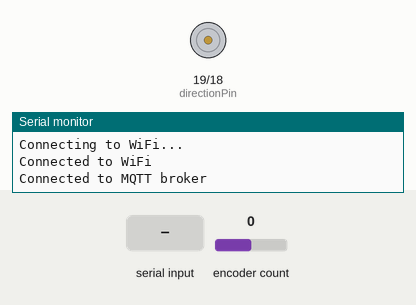
Simulated run of this sketch. Board: ESP32. On the bench: direction and speed pins drawn as motors (green arrow = direction pin HIGH = forward, orange = LOW = backward, longer = more drive), the last lines printed to the serial monitor. Inputs (shaded band) come from the test bench; at power-on: encoder count 0. WiFi joins after 1.5 s; servers stay silent unless stated; no MQTT or app messages arrive unless stated.

Above: at 3.2 s.
3.3 s: "stir P90\n" received over Serial
At 4.5 s:
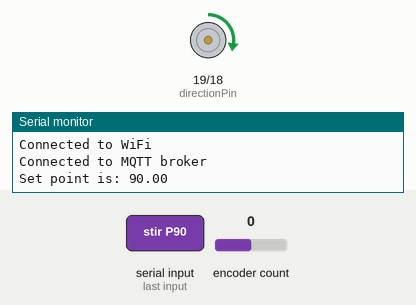
6.3 s: "stir C90\n" received over Serial
At 7.6 s:
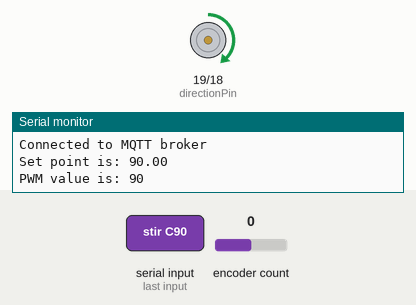
Timing chart, 0 to 9.3 s (numbered marks = the images above; inputs shaded):
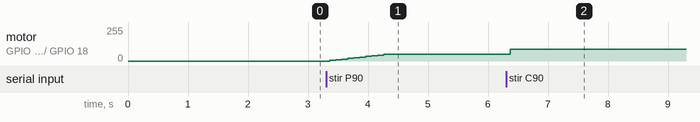

The sketch:

Stir_tool.ino
```cpp
/*
commands: stir P(Position_val)
          stir C(PWM_val)
*/
#include <Arduino.h>
#include <ESP32Encoder.h>
#include <PID_v1.h>
// Mqtt setup
#include "WiFi.h"
#include "PubSubClient.h"

const char* ssid = "Asu";
const char* password = "12341234";
const char* mqttServer = "192.168.27.253";
const char* mqtt_username = "xara"; // MQTT username
const char* mqtt_password = "xara"; // MQTT password
const int mqttPort = 1883;
const char* mqttTopic = "xara/stir";
const char* mqttName = "stir";

//stir configs
int pwm = 0;
long currentPosition;
ESP32Encoder encoder;
// Define motor control pins
const int pwmPin = 18;      // Connect to the PWM input of the motor driver
const int directionPin = 19; // Connect to the direction input of the motor driver
double setpoint = 0;       // Target position (in encoder counts)
//stir config end
WiFiClient espClient;
PubSubClient client(espClient);
void callback(char* topic, byte* payload, unsigned int length) {
  String input = "";
    Serial.print("Message arrived in topic: ");
    Serial.println(topic);
    Serial.print("Message: ");
    for (int i = 0; i < length; i++) {
        input += (char)payload[i];
    }
    Serial.println(input);
    client.publish("response","o");
    stir(input);
}
// end of mqtt setup

// Define encoder pins
const int encoderPinA = 4;  // Connect one encoder pin to GPIO 2
const int encoderPinB = 5;  // Connect the other encoder pin to GPIO 4

// Create an encoder object

// Define PID parameters
double input, output;
double Kp = 1.0;           // Proportional term
double Ki = 0.0;           // Integral term
double Kd = 0.2;          // Derivative term

// Create a PID controller
PID myPID(&input, &output, &setpoint, Kp, Ki, Kd, DIRECT);

// Define variables
int motorSpeed = 50;                // Motor speed (0-255)
int maxAcceleration = 5;          // Maximum acceleration per loop iteration
int currentSpeed = 0;              // Current motor speed
int stopThreshold = 10;            // Threshold for stopping (adjust as needed)

void setup() {
  // Set motor control pins as outputs
  pinMode(pwmPin, OUTPUT);
  pinMode(directionPin, OUTPUT);

  // Initialize the encoder
  encoder.attachFullQuad(encoderPinA, encoderPinB);

  // Initialize serial communication
  Serial.begin(115200);
  //mqtt
  WiFi.begin(ssid, password);
  while (WiFi.status() != WL_CONNECTED) {
      delay(1000);
      Serial.println("Connecting to WiFi...");
  }
  Serial.println("Connected to WiFi");

  client.setServer(mqttServer, mqttPort);
  client.setCallback(callback);
  while (!client.connected()) {
      if (client.connect(mqttName,mqtt_username, mqtt_password)) {
          Serial.println("Connected to MQTT broker");
          client.subscribe(mqttTopic);
      } else {
          Serial.print("Failed, rc=");
          Serial.print(client.state());
          Serial.println(" Retrying in 5 seconds...");
          delay(5000);
      }
  }
  //end of mqtt

  // Initialize the PID controller
  myPID.SetMode(AUTOMATIC);
  myPID.SetOutputLimits(-255, 255); // Set the output limits to control motor speed
}


void loop() {
  if (Serial.available() > 0) {
    // Read the serial input
    String input = Serial.readStringUntil('\n');
    stir(input);
  }
  if(pwm == 0){
    // Read the current position from the encoder
    currentPosition = encoder.getCount();
    input = currentPosition;
    // Set the target position (you can change this value as needed)
    // setpoint = 1000;  // Example: Target position is 1000 encoder counts

    // Compute the PID output
    myPID.Compute();

    // Determine the motor direction
    int direction = (output > 0) ? HIGH : LOW;

    // Set the motor direction
    digitalWrite(directionPin, direction);

    // Implement acceleration control
    if (currentSpeed < motorSpeed) {
      currentSpeed += maxAcceleration;
      if (currentSpeed > motorSpeed) {
        currentSpeed = motorSpeed;
      }
    } else if (currentSpeed > motorSpeed) {
      currentSpeed -= maxAcceleration;
      if (currentSpeed < motorSpeed) {
        currentSpeed = motorSpeed;
      }
    }

    // Set the motor speed based on the current speed
    analogWrite(pwmPin, currentSpeed);

    // Check if the motor is close enough to the target position to stop
    if (abs(currentPosition - setpoint) <= stopThreshold) {
      currentSpeed = 0;
      analogWrite(pwmPin, currentSpeed); // Stop the motor
    }

    // Print the current and target positions for debugging
    // Serial.print("Current Position: ");
    // Serial.println(currentPosition);
    // Serial.print("Target Position: ");
    // Serial.println(setpoint);

    delay(100); // Delay for stability
  }
  client.loop();
}

void stir(String input){
  if (sscanf(input.c_str(), "stir P%lf", &setpoint) == 1) {
    Serial.print("Set point is: ");
    Serial.println(setpoint);
  } else if (sscanf(input.c_str(), "stir C%d", &pwm) == 1) {
    Serial.print("PWM value is: ");
    Serial.println(pwm);
    digitalWrite(directionPin, pwm < 0 ? LOW : HIGH);
    analogWrite(pwmPin, abs(pwm));
    currentPosition = encoder.getCount();
    input = currentPosition;
    setpoint = currentPosition;
  }
}
```

Measured:
- after the input at 3.3 s, motor on GPIO 19 (directionPin) / GPIO 18 (pwmPin): moves from stopped to forward 50/255 over 0.90 s, starting after 0.06 s
- after the input at 6.3 s, motor on GPIO 19 (directionPin) / GPIO 18 (pwmPin): forward 50/255 → forward 90/255 after 0.07 s
